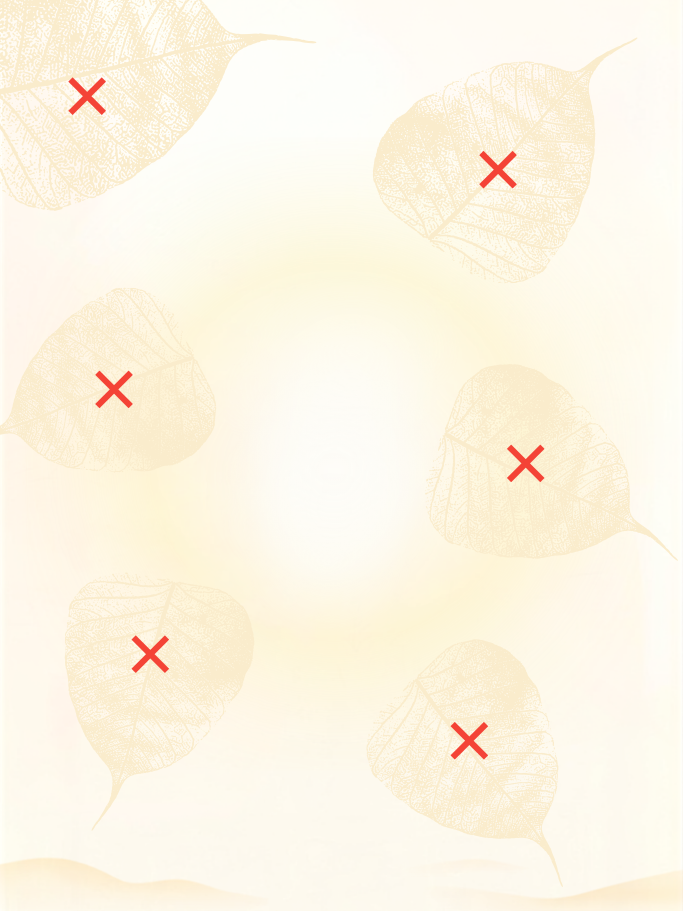
#> input picture design/anchors_tablet_portrait.png, 2048 x 2732 px, found by its file name (shown at 1/3 size)
$ python extract_anchors.py
#> lines starting #> are read from the running program, lines starting #| are printed output that depends on the picture; after the words box and inside, x2 and y2 are one past the last pixel; in counts of white or black regions, pixels touching at a corner belong together
#!/usr/bin/env python3
"""設定頁葉片標題座標抽取。

從 design/anchors_*.png（帶紅色 X 標記的校準圖）抓出各標題的中心點，
換算成 settings_screen.dart 使用的畫布座標。

校準圖必須與 assets/images/bg_bodhi_leaf_tablet_*.png 同尺寸；
校準圖不列入 pubspec.yaml，不會打包進 App。

除了印在終端機，也會把結果寫進 design/anchors.json，供
test/settings_leaf_anchor_test.dart 比對 leaf_layout.dart 的座標。
改完校準圖跑這支腳本，測試若失敗就代表座標還沒同步更新。

用法：python3 tool/extract_anchors.py
"""
import json
import sys

import numpy as np
from PIL import Image

OUT_JSON = 'design/anchors.json'

# (校準圖, 畫布寬, 畫布高, 標籤, SettingsCanvas 的 enum 名稱)
# 最後一欄必須與 lib/features/settings/leaf_layout.dart 的 SettingsCanvas
# 完全一致，測試靠它把每張校準圖對應到正確的畫布。
TARGETS = [
    ('design/anchors_tablet_portrait.png', 1080, 1440, '平板直向 3:4',
     'tabletPortrait'),
    ('design/anchors_tablet_landscape.png', 1440, 1080, '平板橫向 4:3',
     'tabletLandscape'),
]

# 預期的標記數量 = 設定頁的葉片數。
EXPECTED_ANCHORS = 6


def red_mask(a):
    """紅色標記：R 明顯高於 G/B。底圖為米黃色，不會誤判。"""
    r, g, b = a[..., 0], a[..., 1], a[..., 2]
    return (r > 150) & (r.astype(int) - g > 60) & (r.astype(int) - b > 60)


def blobs(mask, min_px):
    h, w = mask.shape
    seen = np.zeros_like(mask)
    out = []
    for y in range(h):
        for x in range(w):
            if mask[y, x] and not seen[y, x]:
                st, pts = [(y, x)], []
                seen[y, x] = True
                while st:
                    cy, cx = st.pop()
                    pts.append((cy, cx))
                    for dy in (-1, 0, 1):
                        for dx in (-1, 0, 1):
                            ny, nx = cy + dy, cx + dx
                            if 0 <= ny < h and 0 <= nx < w and mask[ny, nx] and not seen[ny, nx]:
                                seen[ny, nx] = True
                                st.append((ny, nx))
                if len(pts) >= min_px:
                    ys = [p[0] for p in pts]
                    xs = [p[1] for p in pts]
                    out.append((sum(xs) / len(xs), sum(ys) / len(ys), len(pts)))
    return out


def run(path, cw, ch, label):
    im = Image.open(path).convert('RGB')
    W, H = im.size
    a = np.asarray(im)
    m = red_mask(a)
    found = blobs(m, min_px=200)
    sx, sy = cw / W, ch / H
    pts = [(cx * sx, cy * sy, n) for cx, cy, n in found]
    # 由上而下、左而右排序，方便對照圖片
    pts.sort(key=lambda p: (round(p[1] / 100), p[0]))
    print(f'\n=== {label} — 原圖 {W}x{H} → 畫布 {cw}x{ch} — 找到 {len(pts)} 個標記 ===')
    for i, (cx, cy, n) in enumerate(pts, 1):
        print(f'  {i}. 中心 ({cx:7.1f}, {cy:7.1f})   標記面積 {n} px')
    if len(pts) != EXPECTED_ANCHORS:
        print(f'  ⚠ 預期 {EXPECTED_ANCHORS} 個，實際 {len(pts)} 個'
              ' —— 請檢查標記顏色或大小')
    return {
        'source': path,
        'sourceSize': [W, H],
        'canvas': [cw, ch],
        # 只寫中心點；標記面積僅供人工核對，不進 JSON。
        'anchors': [[round(cx, 2), round(cy, 2)] for cx, cy, _ in pts],
    }


if __name__ == '__main__':
    result = {}
    for path, cw, ch, label, canvas_key in TARGETS:
        try:
            result[canvas_key] = run(path, cw, ch, label)
#> in run, im is the input picture: PIL image 2048x2732 RGB; mean R, G, B 253.2, 245.9, 229
#> in red_mask, `r, g, b = a[..., 0], a[..., 1], a[..., 2]`:
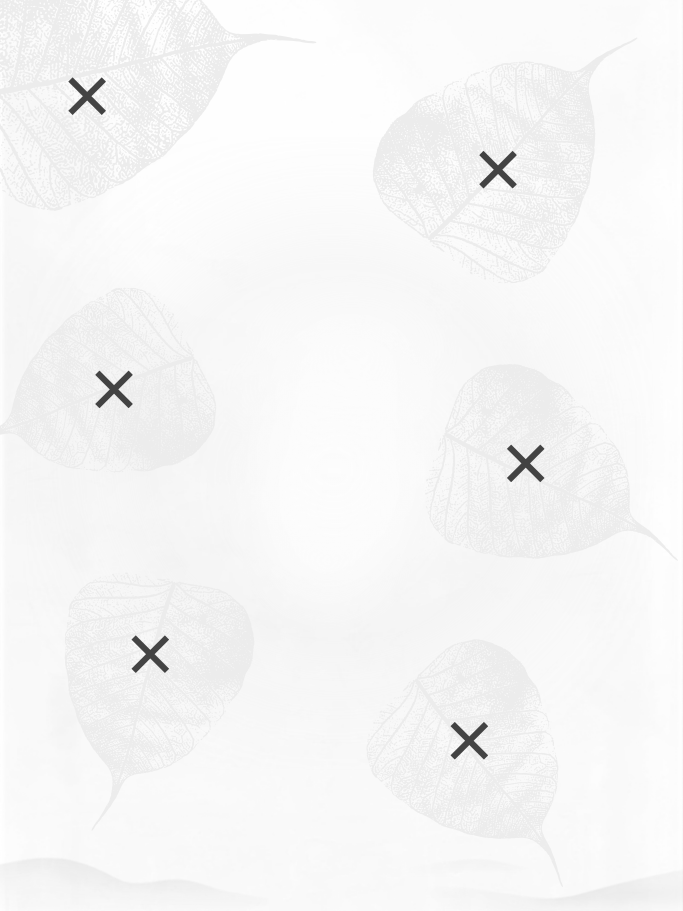
#> g: shape (2732, 2048) (shown at 1/3 size); min 66, max 255, mean 245.9
#> in red_mask, `r, g, b = a[..., 0], a[..., 1], a[..., 2]`:
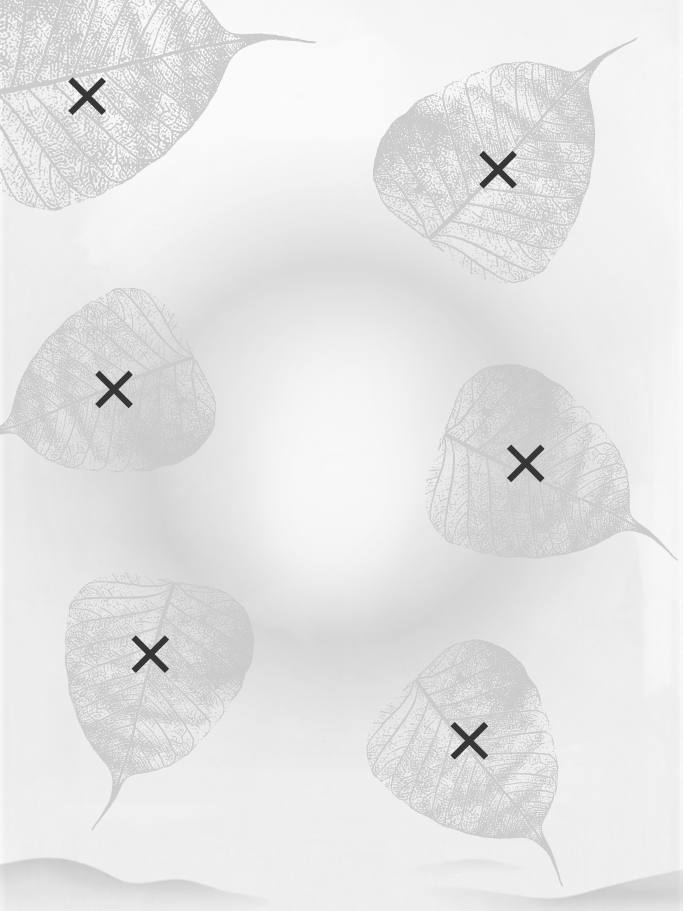
#> b: shape (2732, 2048) (shown at 1/3 size); min 53, max 255, mean 229
#> in red_mask, `return (r > 150) & (r.astype(int) - g > 60) & (r.astype(int) - b > 60)`:
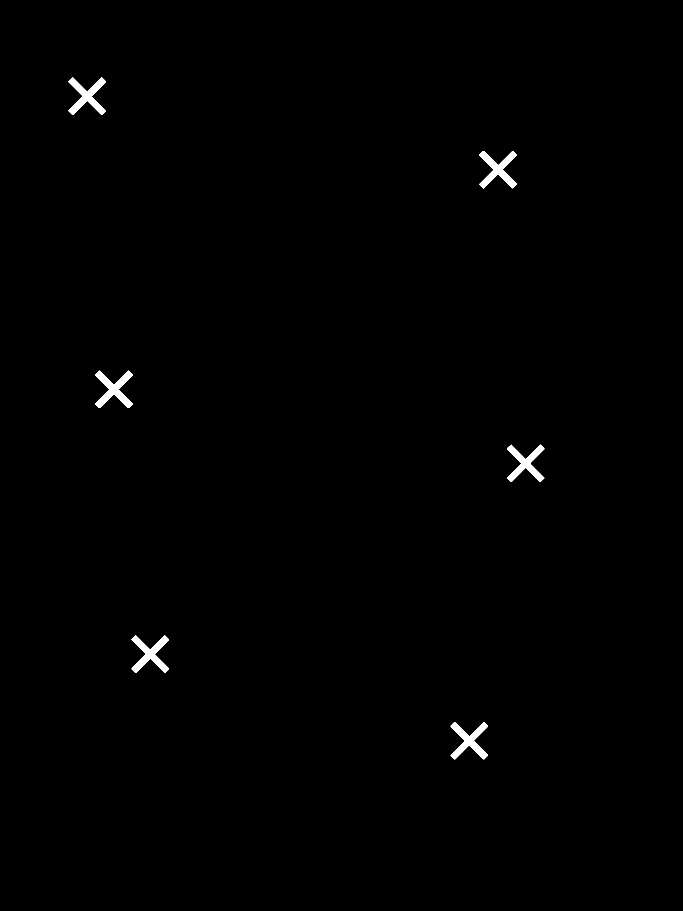
#> returned value: shape (2732, 2048) bool (shown at 1/3 size); 0.52% white; 6 white regions, box (x1, y1, x2, y2) and area: (205, 232, 318, 345) 4982, (1438, 453, 1550, 565) 4884, (286, 1112, 398, 1224) 4884, (1352, 2166, 1464, 2278) 4884, (395, 1906, 507, 2019) 4881, (1521, 1334, 1633, 1446) 4849
#> in run, `found = blobs(m, min_px=200)`: found = [(260.9, 287.6, 4982), (1493.7, 508.5, 4884), (341.5, 1167.7, 4884), (1576.8, 1389.9, 4849), (450.3, 1962, 4881), (1407.5, 2221.7, 4884)]
#> in run, `pts = [(cx * sx, cy * sy, n) for cx, cy, n in found]`: pts = [(137.6, 151.6, 4982), (787.7, 268, 4884), (180.1, 615.5, 4884), (831.5, 732.6, 4849), (237.5, 1034.2, 4881), (742.2, 1171, 4884)]
#| === 平板直向 3:4 — 原圖 2048x2732 → 畫布 1080x1440 — 找到 6 個標記 ===
#> the loop in run, `for i, (cx, cy, n) in enumerate(pts, 1):` made 6 passes
#|   1. 中心 (  137.6,   151.6)   標記面積 4982 px
#|   2. 中心 (  787.7,   268.0)   標記面積 4884 px
#|   3. 中心 (  180.1,   615.5)   標記面積 4884 px
#|   4. 中心 (  831.5,   732.6)   標記面積 4849 px
#|   5. 中心 (  237.5,  1034.2)   標記面積 4881 px
#|   6. 中心 (  742.2,  1171.0)   標記面積 4884 px
        except FileNotFoundError:
            print(f'找不到 {path}', file=sys.stderr)
#> pass 2 of the loop `for path, cw, ch, label, canvas_key in TARGETS:`:
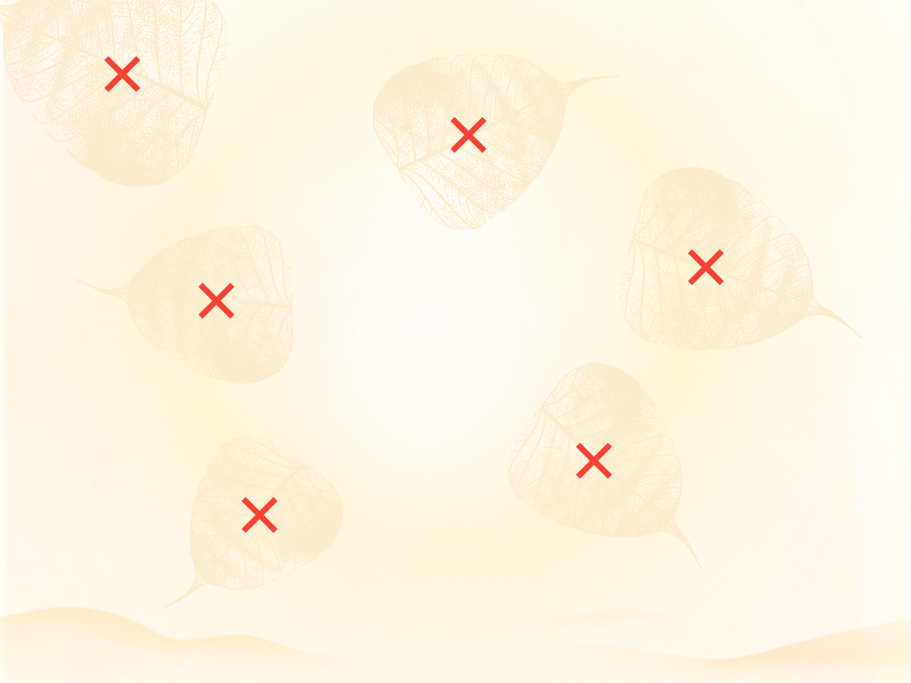
#> input picture design/anchors_tablet_landscape.png, 2732 x 2048 px, found by its file name (shown at 1/3 size)
#> in run, im is the input picture: PIL image 2732x2048 RGB; mean R, G, B 253.5, 245.6, 226.6
#> r: shape (2048, 2732)
#> g: shape (2048, 2732)
#> in red_mask (call 2), `r, g, b = a[..., 0], a[..., 1], a[..., 2]`:
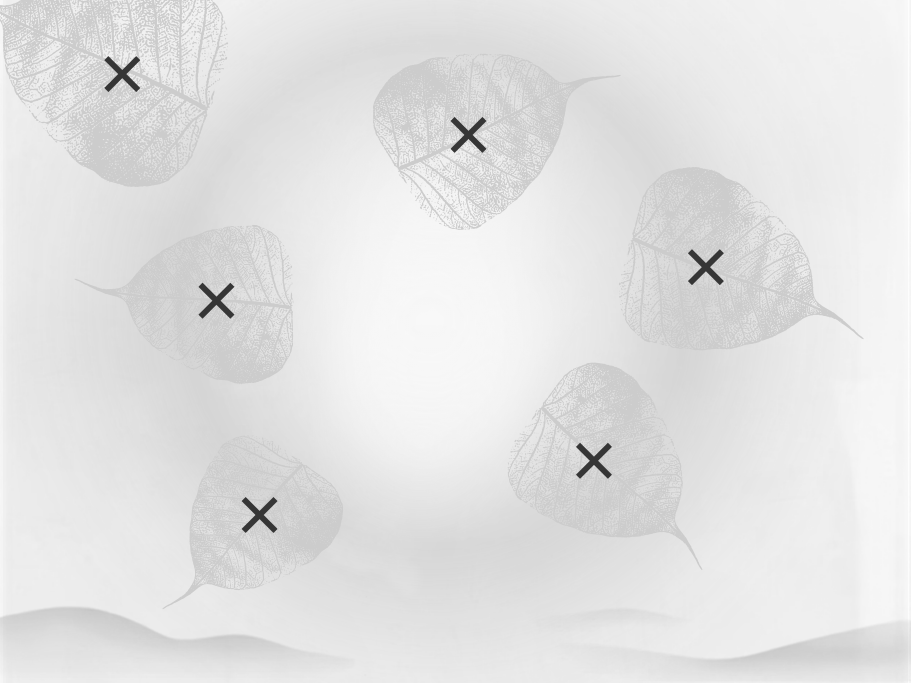
#> b: shape (2048, 2732) (shown at 1/3 size); min 53, max 254, mean 226.6
#> in red_mask (call 2), `return (r > 150) & (r.astype(int) - g > 60) & (r.astype(int) - b > 60)`:
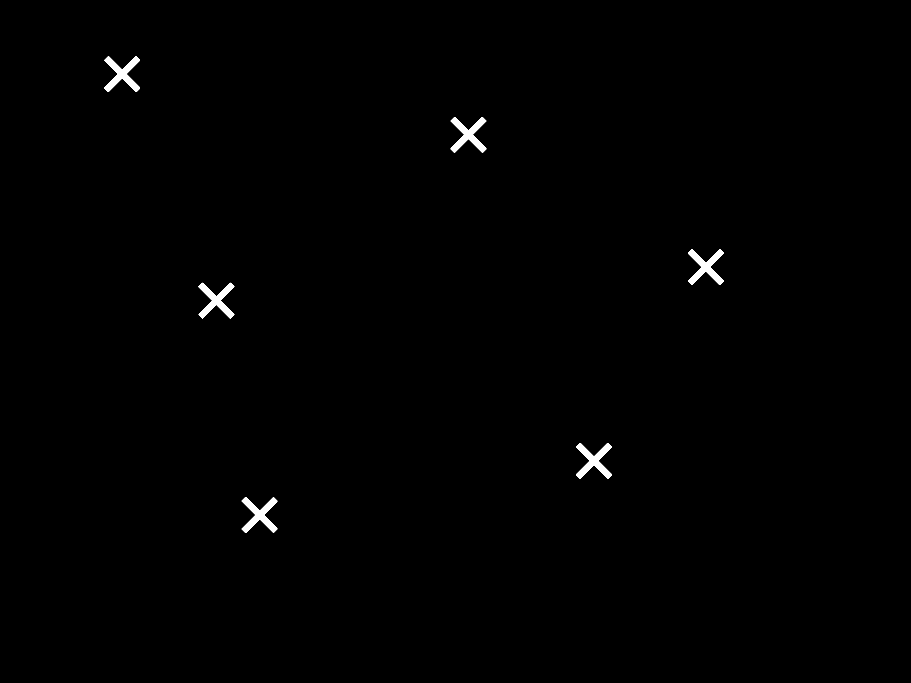
#> returned value: shape (2048, 2732) bool (shown at 1/3 size); 0.48% white; 6 white regions, box (x1, y1, x2, y2) and area: (313, 168, 420, 276) 4485, (1728, 1329, 1836, 1436) 4484, (725, 1491, 832, 1599) 4484, (1352, 351, 1459, 458) 4483, (2064, 748, 2171, 855) 4483, (595, 848, 703, 956) 4405
#> found = [(366.5, 221.7, 4485), (1405, 404.2, 4483), (2117.2, 801, 4483), (648.9, 901.6, 4405), (1781.5, 1381.8, 4484), (778.2, 1544.5, 4484)]
#> pts = [(193.2, 116.9, 4485), (740.6, 213.2, 4483), (1116, 422.4, 4483), (342, 475.5, 4405), (939, 728.7, 4484), (410.2, 814.5, 4484)]
#| === 平板橫向 4:3 — 原圖 2732x2048 → 畫布 1440x1080 — 找到 6 個標記 ===
#> the loop in run (call 2), `for i, (cx, cy, n) in enumerate(pts, 1):` made 6 passes
#> (printed output is left out)

    if len(result) != len(TARGETS):
        print('\n有校準圖讀取失敗，未寫出 JSON（避免產生不完整的檔案）。',
              file=sys.stderr)
        sys.exit(1)

    with open(OUT_JSON, 'w', encoding='utf-8') as fh:
        json.dump(result, fh, ensure_ascii=False, indent=2)
        fh.write('\n')
    print(f'\n已寫出 {OUT_JSON}')
